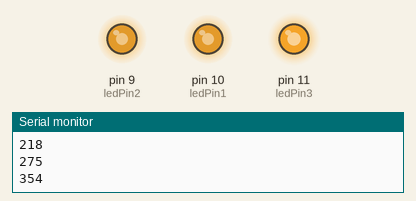
The sketch below on a simulated Arduino Uno, built with avr-gcc and run on an emulated ATmega328P. Shown: output pins drawn as LEDs (lit = HIGH), the last lines printed to the serial monitor. Random numbers use the default seed unless the sketch sets one.

Above: at 0.37 s.
At 7.38 s:
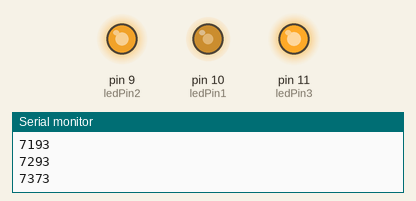
At 14.82 s:
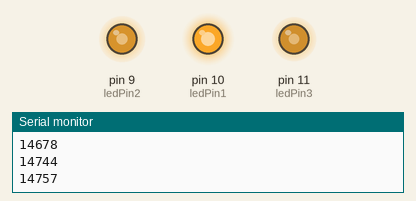
At 21.22 s:
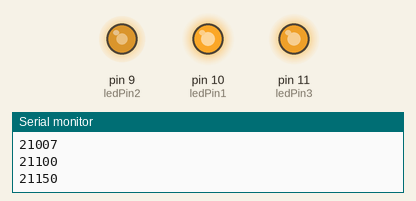
At 28.62 s:
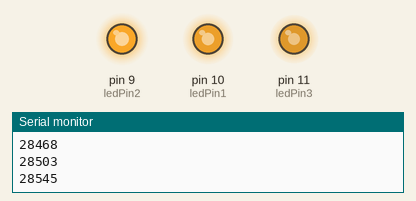
At 39.52 s:
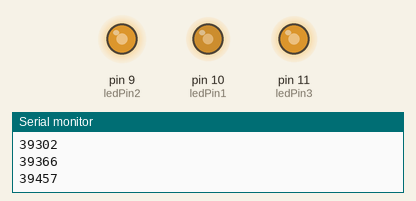
Timing chart, 0 to 40.0 s (numbered marks = the images above):
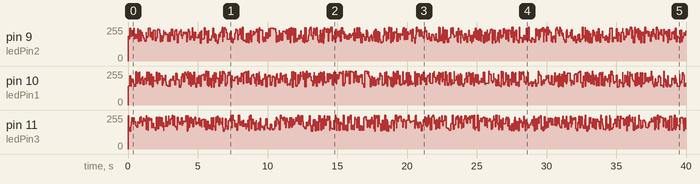

The sketch:

Simple_Flicker_Flame.ino
```cpp
// LED Fire Effect

#include "SoftwareSerial.h"
int ledPin1 = 10;
int ledPin2 = 9;
int ledPin3 = 11;

void setup()
{
pinMode(ledPin1, OUTPUT);
pinMode(ledPin2, OUTPUT);
pinMode(ledPin3, OUTPUT);
Serial.begin(9600);
}

void loop() {
Serial.println(millis());
analogWrite(ledPin1, random(120)+135);
analogWrite(ledPin2, random(120)+135);
analogWrite(ledPin3, random(120)+135);
delay(random(100));
}
```
